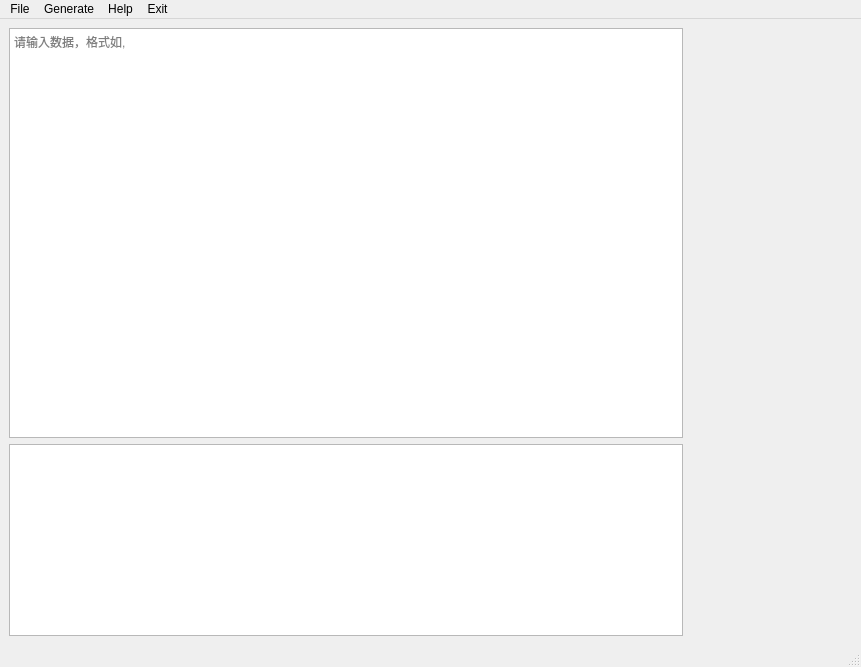
<?xml version="1.0" encoding="UTF-8"?>
<ui version="4.0">
 <class>MainWindow</class>
 <widget class="QMainWindow" name="MainWindow">
  <property name="geometry">
   <rect>
    <x>0</x>
    <y>0</y>
    <width>861</width>
    <height>667</height>
   </rect>
  </property>
  <property name="maximumSize">
   <size>
    <width>16777213</width>
    <height>16777215</height>
   </size>
  </property>
  <property name="windowTitle">
   <string>Topological Sorting</string>
  </property>
  <property name="styleSheet">
   <string notr="true">QPushButton { 
    color: red ;
    font-size:15px;
}</string>
  </property>
  <widget class="QWidget" name="centralwidget">
   <property name="accessibleName">
    <string/>
   </property>
   <layout class="QGridLayout" name="gridLayout">
    <item row="0" column="0">
     <layout class="QHBoxLayout" name="horizontalLayout" stretch="4,1">
      <property name="spacing">
       <number>0</number>
      </property>
      <item>
       <layout class="QVBoxLayout" name="verticalLayout" stretch="2,0">
        <property name="spacing">
         <number>6</number>
        </property>
        <item>
         <widget class="QPlainTextEdit" name="plainTextEdit">
          <property name="placeholderText">
           <string>请输入数据，格式如&lt;a,b&gt;,&lt;b,c&gt;</string>
          </property>
         </widget>
        </item>
        <item>
         <widget class="QTextEdit" name="textEdit"/>
        </item>
       </layout>
      </item>
      <item>
       <widget class="QWidget" name="widget" native="true">
        <property name="sizePolicy">
         <sizepolicy hsizetype="Expanding" vsizetype="Expanding">
          <horstretch>0</horstretch>
          <verstretch>0</verstretch>
         </sizepolicy>
        </property>
        <property name="layoutDirection">
         <enum>Qt::LeftToRight</enum>
        </property>
       </widget>
      </item>
     </layout>
    </item>
   </layout>
  </widget>
  <widget class="QMenuBar" name="menubar">
   <property name="enabled">
    <bool>true</bool>
   </property>
   <property name="geometry">
    <rect>
     <x>0</x>
     <y>0</y>
     <width>861</width>
     <height>21</height>
    </rect>
   </property>
   <property name="font">
    <font>
     <italic>false</italic>
     <bold>false</bold>
     <stylestrategy>PreferDefault</stylestrategy>
     <kerning>true</kerning>
     <hintingpreference>PreferFullHinting</hintingpreference>
    </font>
   </property>
   <property name="cursor">
    <cursorShape>UpArrowCursor</cursorShape>
   </property>
   <property name="mouseTracking">
    <bool>true</bool>
   </property>
   <widget class="QMenu" name="menuFile">
    <property name="font">
     <font>
      <italic>false</italic>
      <bold>false</bold>
     </font>
    </property>
    <property name="title">
     <string>File</string>
    </property>
    <widget class="QMenu" name="menuSave_as">
     <property name="title">
      <string>Save as</string>
     </property>
     <addaction name="separator"/>
     <addaction name="actionfile"/>
     <addaction name="actiongraph"/>
    </widget>
    <addaction name="actionOpenj"/>
    <addaction name="menuSave_as"/>
   </widget>
   <widget class="QMenu" name="menuGernerate">
    <property name="title">
     <string>Generate</string>
    </property>
    <addaction name="actionTopological_Sorting"/>
    <addaction name="actiongraph_2"/>
   </widget>
   <widget class="QMenu" name="menuSetting">
    <property name="title">
     <string>Help</string>
    </property>
   </widget>
   <widget class="QMenu" name="menuExit">
    <property name="title">
     <string>Exit</string>
    </property>
   </widget>
   <addaction name="menuFile"/>
   <addaction name="menuGernerate"/>
   <addaction name="menuSetting"/>
   <addaction name="menuExit"/>
  </widget>
  <widget class="QStatusBar" name="statusbar"/>
  <action name="actionOpenj">
   <property name="text">
    <string>Open</string>
   </property>
  </action>
  <action name="actionSave_file">
   <property name="text">
    <string>Save file</string>
   </property>
  </action>
  <action name="actionSave_graph">
   <property name="text">
    <string>Save graph</string>
   </property>
  </action>
  <action name="actionfile">
   <property name="text">
    <string>file</string>
   </property>
  </action>
  <action name="actiongraph">
   <property name="text">
    <string>graph</string>
   </property>
  </action>
  <action name="actionTopological_Sorting">
   <property name="text">
    <string>Topological Sorting</string>
   </property>
  </action>
  <action name="actiongraph_2">
   <property name="text">
    <string>graph</string>
   </property>
  </action>
 </widget>
 <resources/>
 <connections/>
</ui>
